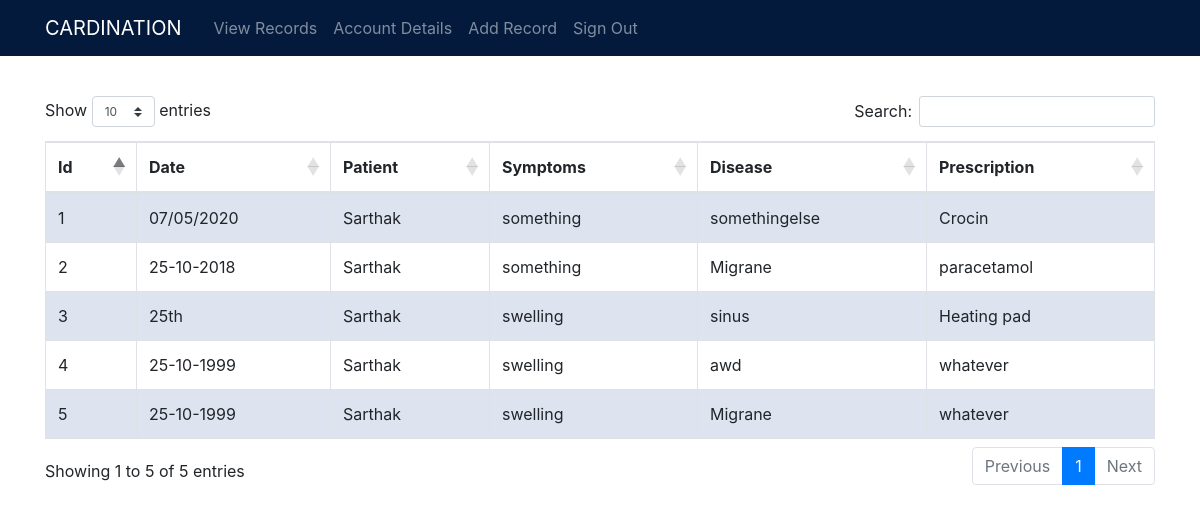
The app's page /viewRecordsDoc (signed in) with its own data.
### cardination/models.py (models this page shows, shortened)
class Record(db.Model):
    id = db.Column(db.Integer,primary_key=True,autoincrement=True)
    date = db.Column(db.String(30),nullable=False,default=datetime.utcnow)
    symptoms = db.Column(db.String(20),nullable=True)
    disease = db.Column(db.String(20), nullable=False)
    prescription = db.Column(db.String(20),nullable=False)
    additional_info = db.Column(db.Text)
    patient_id = db.Column(db.String(20),db.ForeignKey('patient.id'),nullable=False)
    doctor_id = db.Column(db.String(20),db.ForeignKey('doctor.id'),nullable=False)

class Patient(db.Model):
    id = db.Column(db.Integer,db.ForeignKey('user.id'), primary_key = True)
    username = db.Column(db.String(20), unique = True, nullable = False)
    email = db.Column(db.String(120), unique = True, nullable = False)
    image_file = db.Column(db.String(20), nullable = False, default = 'default.jpg')
    password = db.Column(db.String(60), nullable = False)
    weight = db.Column(db.Integer, unique = False, nullable = True)
    height = db.Column(db.Integer, unique = False, nullable = True)
    gender = db.Column(db.String(1), unique = False, nullable = False)
    bloodgroup = db.Column(db.String(10), unique = False, nullable = True)
    dob = db.Column(db.String(20), unique = False, nullable = True)
    records = db.relationship('Record',backref='patient',lazy=True)

### cardination/doctor/routes.py (the view)
@doctor.route("/viewRecordsDoc")
@login_required(role="Doctor")
def viewRecordsDoc():
    record = Record.query.filter_by(doctor_id=current_user.id).all()
    return render_template('viewRecordsDoc.html',records = record)

### cardination/main/utils.py (called while the page is built)
def login_required(role="ANY"):
    def wrapper(fn):
        @wraps(fn)
        def decorated_view(*args, **kwargs):
            if not current_user.is_authenticated:
              return login_manager.unauthorized()
            if ((current_user.urole != role) and (role != "ANY")):
                return login_manager.unauthorized()
            return fn(*args, **kwargs)
        return decorated_view
    return wrapper

### cardination/models.py (called while the page is built)
@login_manager.user_loader
def load_user(user_id):
    return User.query.get(int(user_id))

### cardination/templates/viewRecordsDoc.html (shortened to what this page needs)
{% extends "layoutDoc.html" %}
{% block content %}
<br><br><br><br>
<table  id="example" class="table table-striped table-bordered">
    <thead>
        <tr>
            <th>Id</th>
            <th>Date</th>
            <th>Patient</th>
            <th>Symptoms</th>
            <th>Disease</th>
            <th>Prescription</th>
        </tr>
    </thead>
    <tbody>
        {% for record in records %}
        <tr>
            <td>{{record.id}}</td>
            <td>{{record.date.split(" ")[0]}}</td>
            <td>{{record.patient.username}}</td>
            <td>{{record.symptoms}}</td>
            <td>{{record.disease}}</td>
            <td>{{record.prescription}}</td>
        </tr>
        {% endfor %}
    </tbody>
</table>
{% endblock content %}

### cardination/templates/layoutDoc.html (shortened to what this page needs)
<!DOCTYPE html>
<html>
<head>
  {% if records %}
  <link rel="stylesheet" href="https://stackpath.bootstrapcdn.com/bootstrap/4.4.0/css/bootstrap.min.css">
  <link rel="stylesheet" href="https://cdnjs.cloudflare.com/ajax/libs/twitter-bootstrap/4.1.3/css/bootstrap.css">
  <link rel="stylesheet" href="https://cdn.datatables.net/1.10.20/css/dataTables.bootstrap4.min.css">
  <link rel="stylesheet" href="https://cdn.datatables.net/buttons/1.6.1/css/buttons.bootstrap4.min.css">
  <link rel="stylesheet" href="https://cdn.datatables.net/1.10.20/css/dataTables.bootstrap4.min.css">
  <link rel="stylesheet" href="https://cdnjs.cloudflare.com/ajax/libs/twitter-bootstrap/4.1.3/css/bootstrap.css">
  {% endif %}
</head>
<body>
        <header class="site-header">
                <nav class="navbar navbar-expand-md navbar-dark bg-steel fixed-top" style="background:rgb(3, 26, 61)">
                  <div class="container">
                    <a class="navbar-brand mr-4" href="/">CARDINATION</a>
                    <div class="collapse navbar-collapse" id="navbarToggle">
                      <div class="navbar-nav mr-auto">
                        {% if current_user.is_authenticated %}
                        <a href="{{ url_for('doctor.viewRecordsDoc') }}" class="nav-item nav-link">View Records</a>
                        <a href="{{ url_for('doctor.accountDoc') }}" class="nav-item nav-link">Account Details</a>
                        <a href="{{ url_for('doctor.addRecordDoc') }}" class="nav-item nav-link">Add Record</a>
                        <a href="{{ url_for('doctor.logout') }}" class="nav-item nav-link">Sign Out</a>
                        {% else %}
                        <a class="nav-item nav-link" href="{{ url_for('main.home') }}">Home</a>
                        <a class="nav-item nav-link" href="{{ url_for('patient.loginPatient') }}">Patient</a>
                        <a class="nav-item nav-link" href="{{ url_for('doctor.loginDoc') }}">Doctor</a>
                        {% endif %}
                      </div>
                    </div>
                  </div>
                </nav>
              </header>
                <div class="container">
                    {% block content %}{% endblock %}
                </div>
</body>
</html>

### cardination/templates/viewRecordsDoc.html (style rules this page uses)
tbody tr:nth-child(odd) { background: rgb(233, 239, 252)!important; }

### records on screen
Record: id "1", date "07/05/2020", patient.username "Sarthak", symptoms "something", disease "somethingelse", prescription "Crocin"
Record: id "2", date "25-10-2018", patient.username "Sarthak", symptoms "something", disease "Migrane", prescription "paracetamol"
Record: id "3", date "25th", patient.username "Sarthak", symptoms "swelling", disease "sinus", prescription "Heating pad"
Record: id "4", date "25-10-1999", patient.username "Sarthak", symptoms "swelling", disease "awd", prescription "whatever"
Record: id "5", date "25-10-1999", patient.username "Sarthak", symptoms "swelling", disease "Migrane", prescription "whatever"
